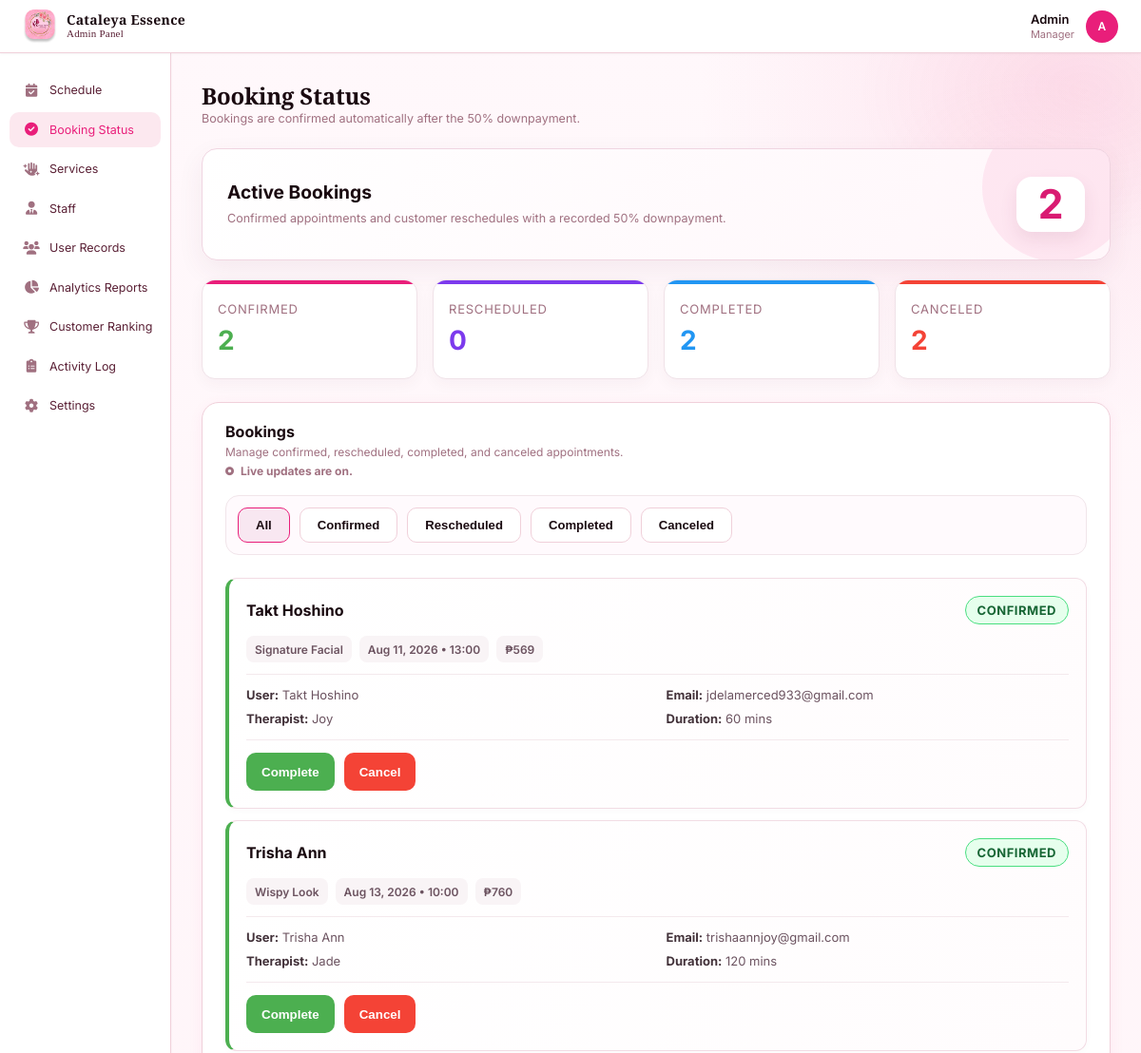
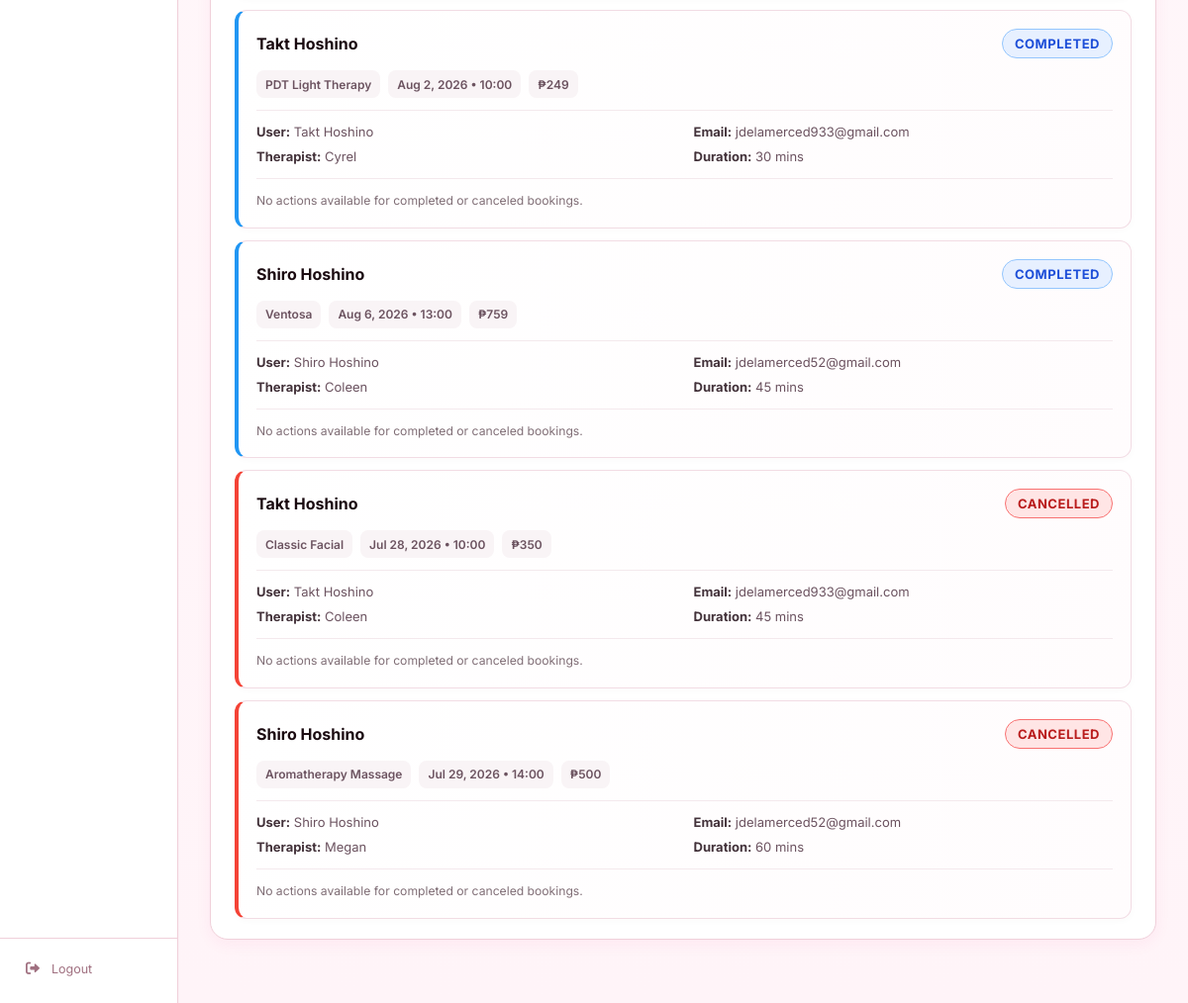
Page /Php/Admin-BookingStatus.php (signed in) on the committed database (2 pictures, top to bottom).
### tables this page shows
CREATE TABLE `bookings` (
  `id` int NOT NULL,
  `user_id` int NOT NULL,
  `service_id` int NOT NULL,
  `staff_id` int DEFAULT NULL,
  `booking_date` varchar(50) NOT NULL,
  `booking_time` time NOT NULL,
  `deadline` datetime DEFAULT NULL,
  `status` enum('pending','confirmed','rescheduled','completed','cancelled') DEFAULT 'confirmed',
  `auto_cancelled` tinyint(1) DEFAULT '0',
  `total_amount` decimal(10,2) NOT NULL,
  `notes` text,
  `reschedule_reason` varchar(1000) DEFAULT NULL,
  `created_at` timestamp NULL DEFAULT CURRENT_TIMESTAMP,
  `updated_at` timestamp NULL DEFAULT CURRENT_TIMESTAMP ON UPDATE CURRENT_TIMESTAMP,
  `active_user_slot_key` varchar(128) GENERATED ALWAYS AS (case when (`status` in (_utf8mb4'confirmed',_utf8mb4'rescheduled')) then concat(`user_id`,_utf8mb4'|',`booking_date`,_utf8mb4'|',`booking_time`) else NULL end) STORED,
  `active_slot_key` varchar(128) GENERATED ALWAYS AS (case when (`status` in (_utf8mb4'confirmed',_utf8mb4'rescheduled')) then concat(`booking_date`,_utf8mb4'|',`booking_time`) else NULL end) STORED
);

CREATE TABLE `users` (
  `id` int NOT NULL,
  `full_name` varchar(100) NOT NULL,
  `email` varchar(100) NOT NULL,
  `phone` varchar(20) DEFAULT NULL,
  `address_line1` varchar(255) DEFAULT NULL,
  `address_line2` varchar(255) DEFAULT NULL,
  `city` varchar(100) DEFAULT NULL,
  `province` varchar(100) DEFAULT NULL,
  `postal_code` varchar(20) DEFAULT NULL,
  `password_hash` varchar(255) NOT NULL,
  `profile_photo` varchar(255) DEFAULT NULL,
  `is_verified` tinyint(1) DEFAULT '0',
  `created_at` timestamp NULL DEFAULT CURRENT_TIMESTAMP,
  `is_admin` tinyint(1) DEFAULT '0'
);

CREATE TABLE `services` (
  `id` int NOT NULL,
  `name` varchar(255) NOT NULL,
  `description` text,
  `main_category` enum('Beauty Services','Spa Massage') NOT NULL,
  `sub_category` varchar(100) NOT NULL,
  `price` decimal(10,2) NOT NULL,
  `duration_minutes` int DEFAULT NULL,
  `image_url` varchar(255) DEFAULT NULL,
  `is_active` tinyint(1) DEFAULT '1',
  `created_at` timestamp NULL DEFAULT CURRENT_TIMESTAMP,
  `updated_at` timestamp NULL DEFAULT CURRENT_TIMESTAMP ON UPDATE CURRENT_TIMESTAMP
);

CREATE TABLE `staff` (
  `id` int NOT NULL,
  `full_name` varchar(100) NOT NULL,
  `email` varchar(100) DEFAULT NULL,
  `phone` varchar(20) DEFAULT NULL,
  `specialization` varchar(255) DEFAULT NULL,
  `is_available` tinyint(1) DEFAULT '1',
  `rating` decimal(3,2) DEFAULT '0.00',
  `total_reviews` int DEFAULT '0',
  `created_at` timestamp NULL DEFAULT CURRENT_TIMESTAMP,
  `category` enum('Beauty Services','Spa Massage') NOT NULL DEFAULT 'Beauty Services',
  `title` varchar(100) DEFAULT NULL,
  `image_url` varchar(255) DEFAULT NULL,
  `experience_years` int DEFAULT '0'
);

### Php/Admin-BookingStatus.php (the view, shortened to what this page needs)
<?php
require_once __DIR__ . '/../config/rewards.php';
function bookingTimeZone(): DateTimeZone {
    static $timeZone = null;
    if (!$timeZone instanceof DateTimeZone) {
        $timeZone = new DateTimeZone('Asia/Manila');
    }
    return $timeZone;
}
function bookingNow(): DateTime {
    return new DateTime('now', bookingTimeZone());
}
function parseBookingDateTime(string $bookingDate, string $bookingTime) {
    $dateTimeString = trim($bookingDate . ' ' . $bookingTime);
    $formats = [
        'Y-m-d H:i',
        'Y-m-d H:i:s',
        'Y-m-d g:i A',
        'Y-m-d h:i A',
        'Y-m-d g:iA',
        'Y-m-d h:iA',
    ];
    foreach ($formats as $format) {
        $dateTime = DateTime::createFromFormat($format, $dateTimeString, bookingTimeZone());
        if ($dateTime instanceof DateTime) {
            return $dateTime;
        }
    }
}
function bookingCompletionDateTime(string $bookingDate, string $bookingTime, int $durationMinutes) {
    $scheduledDateTime = parseBookingDateTime($bookingDate, $bookingTime);
    $completionDateTime = clone $scheduledDateTime;
    if ($durationMinutes > 0) {
        $completionDateTime->modify('+' . $durationMinutes . ' minutes');
    }
    return $completionDateTime;
}
$stmt = $pdo->prepare(
    "SELECT b.id, b.booking_date, b.booking_time, b.status, b.total_amount, b.notes, b.reschedule_reason, b.updated_at,
            u.full_name AS customer_name, u.email AS customer_email,
            s.name AS service_name, s.duration_minutes,
            st.full_name AS staff_name
     FROM bookings b
     LEFT JOIN users u ON b.user_id = u.id
     LEFT JOIN services s ON b.service_id = s.id
     LEFT JOIN staff st ON b.staff_id = st.id
     WHERE b.status IN ('confirmed', 'rescheduled', 'completed', 'cancelled')
     ORDER BY FIELD(b.status, 'confirmed', 'rescheduled', 'completed', 'cancelled'), b.booking_date ASC, b.booking_time ASC"
);
$stmt->execute();
$bookings = $stmt->fetchAll();
$bookingCount = count($bookings);
$statusCounts = [
    'confirmed' => 0,
    'rescheduled' => 0,
    'completed' => 0,
    'cancelled' => 0,
];
$statusStmt = $pdo->query("SELECT status, COUNT(*) AS count FROM bookings GROUP BY status");
foreach ($statusStmt->fetchAll() as $row) {
    if (isset($statusCounts[$row['status']])) {
        $statusCounts[$row['status']] = (int)$row['count'];
    }
}
$activeBookingCount = $statusCounts['confirmed'] + $statusCounts['rescheduled'];
$bookingSnapshot = array_map(static function (array $booking): array {
    return [
        'id' => (int) $booking['id'],
        'date' => (string) $booking['booking_date'],
        'time' => (string) $booking['booking_time'],
        'duration_minutes' => (int) ($booking['duration_minutes'] ?? 0),
        'status' => (string) $booking['status'],
        'updated_at' => (string) $booking['updated_at'],
    ];
}, $bookings);
$bookingSnapshotSignature = hash('sha256', json_encode($bookingSnapshot));
?>
<!DOCTYPE html>
<html lang="en">
<head>
    <link rel="stylesheet" href="../css/Admin-Serenity_Sched.css" />
    <link rel="stylesheet" href="../css/Admin-BookingStatus.css" />
    <link rel="stylesheet" href="../css/admin-sidebar.css" />
    <link rel="stylesheet" href="https://cdnjs.cloudflare.com/ajax/libs/font-awesome/6.0.0-beta3/css/all.min.css" />
</head>
<body class="admin-page" data-booking-snapshot="<?php echo htmlspecialchars($bookingSnapshotSignature, ENT_QUOTES, 'UTF-8'); ?>">
    <header class="navbar">
        <div class="navbar-brand">
            <div class="navbar-logo">
                <img src="../img/Rectangle 38 (1).png" class="logo-img" alt="Cataleya Essence of Beauty" />
            </div>
            <div class="navbar-brand-text">
                <span class="navbar-brand-name">Cataleya Essence</span>
                <span class="navbar-brand-sub">Admin Panel</span>
            </div>
        </div>
        <div class="navbar-user">
            <div class="user-info">
                <span class="user-name">Admin</span>
                <span class="user-role">Manager</span>
            </div>
            <div class="user-avatar">A</div>
        </div>
    </header>
    <div class="layout">
        <aside class="sidebar">
            <nav class="sidebar-nav">
                <a href="Admin-Sched.php" class="nav-link"><i class="fas fa-calendar-check"></i> Schedule</a>
                <a href="Admin-BookingStatus.php" class="nav-link active"><i class="fas fa-check-circle"></i> Booking Status</a>
                <a href="Admin-Service.php" class="nav-link"><i class="fas fa-hand-sparkles"></i> Services</a>
                <a href="Admin-Staff.php" class="nav-link"><i class="fas fa-user-tie"></i> Staff</a>
                <a href="Admin-UserRecords.php" class="nav-link"><i class="fas fa-users"></i> User Records</a>
                <a href="Admin-Analytics.php" class="nav-link"><i class="fas fa-chart-pie"></i> Analytics Reports</a>
                <a href="Admin-CustomerRanking.php" class="nav-link"><i class="fas fa-trophy"></i> Customer Ranking</a>
                <a href="Admin-ActivityLog.php" class="nav-link"><i class="fas fa-clipboard-list"></i> Activity Log</a>
                <a href="Admin-Settings.php" class="nav-link"><i class="fas fa-cog"></i> Settings</a>
            </nav>
            <div class="sidebar-footer">
                <a href="../auth/logout.php" class="nav-link logout" id="logoutBtn"><i class="fas fa-sign-out-alt"></i> Logout</a>
            </div>
        </aside>
        <main class="main">
            <div class="page-header">
                <div>
                    <h1 class="page-title">Booking Status</h1>
                    <p class="page-sub">Bookings are confirmed automatically after the 50% downpayment.</p>
                </div>
            </div>
            <div class="booking-status-card">
                <div>
                    <h2>Active Bookings</h2>
                    <p class="page-sub">Confirmed appointments and customer reschedules with a recorded 50% downpayment.</p>
                </div>
                <div class="status-value"><?php echo $activeBookingCount; ?></div>
            </div>
            <div class="status-summary-grid">
                <div class="status-summary-card confirmed" data-status="confirmed">
                    <span class="summary-label">Confirmed</span>
                    <span class="summary-value"><?php echo $statusCounts['confirmed']; ?></span>
                </div>
                <div class="status-summary-card rescheduled" data-status="rescheduled">
                    <span class="summary-label">Rescheduled</span>
                    <span class="summary-value"><?php echo $statusCounts['rescheduled']; ?></span>
                </div>
                <div class="status-summary-card completed" data-status="completed">
                    <span class="summary-label">Completed</span>
                    <span class="summary-value"><?php echo $statusCounts['completed']; ?></span>
                </div>
                <div class="status-summary-card cancelled" data-status="cancelled">
                    <span class="summary-label">Canceled</span>
                    <span class="summary-value"><?php echo $statusCounts['cancelled']; ?></span>
                </div>
            </div>
            <div class="previous-bookings-card">
                <div class="section-header">
                    <div>
                        <h2>Bookings</h2>
                        <p>Manage confirmed, rescheduled, completed, and canceled appointments.</p>
                        <p class="booking-live-status" id="bookingLiveStatus"><i class="fas fa-circle-dot"></i> Live updates are on.</p>
                    </div>
                </div>
                <div class="booking-filter-bar">
                    <button type="button" class="filter-button active" data-status="all">All</button>
                    <button type="button" class="filter-button" data-status="confirmed">Confirmed</button>
                    <button type="button" class="filter-button" data-status="rescheduled">Rescheduled</button>
                    <button type="button" class="filter-button" data-status="completed">Completed</button>
                    <button type="button" class="filter-button" data-status="cancelled">Canceled</button>
                </div>
                <div class="previous-bookings-list">
                    <?php if ($bookingCount === 0): ?>
                        <div class="empty-state">
                            <i class="fas fa-calendar-check"></i>
                            <p>No booking requests at the moment.</p>
                            <a href="Admin-Sched.php" class="btn-book-now">Return to schedule</a>
                        </div>
                    <?php else: ?>
                        <?php foreach ($bookings as $booking): ?>
                            <?php
                                $statusClass = 'confirmed';
                                switch ($booking['status']) {
                                    case 'confirmed':
                                        $statusClass = 'confirmed';
                                        break;
                                    case 'completed':
                                        $statusClass = 'completed';
                                        break;
                                    case 'cancelled':
                                        $statusClass = 'cancelled';
                                        break;
                                }
                                $statusLabel = ucfirst($booking['status']);
                                $completionDateTime = bookingCompletionDateTime(
                                    (string) $booking['booking_date'],
                                    (string) $booking['booking_time'],
                                    (int) ($booking['duration_minutes'] ?? 0)
                                );
                                $canComplete = $completionDateTime === false || bookingNow() >= $completionDateTime;
                                $completionAt = $completionDateTime instanceof DateTime
                                    ? $completionDateTime->format(DateTimeInterface::ATOM)
                                    : '';
                            ?>
                            <div class="previous-booking-item" data-status="<?php echo $statusClass; ?>"<?php echo $completionAt !== '' ? ' data-completion-at="' . htmlspecialchars($completionAt, ENT_QUOTES, 'UTF-8') . '"' : ''; ?>>
                                <div class="booking-title">
                                    <span class="booking-name"><?php echo htmlspecialchars($booking['customer_name'] ?: 'Guest'); ?></span>
                                    <span class="booking-status <?php echo $statusClass; ?>"><?php echo $statusLabel; ?></span>
                                </div>
                                <div class="booking-meta">
                                    <span><?php echo htmlspecialchars($booking['service_name'] ?: 'Service'); ?></span>
                                    <span><?php echo date('M j, Y', strtotime($booking['booking_date'])); ?> • <?php echo htmlspecialchars(substr($booking['booking_time'], 0, 5)); ?></span>
                                    <span>₱<?php echo number_format((float)$booking['total_amount'], 0); ?></span>
                                </div>
                                <div class="booking-details">
                                    <span><strong>User:</strong> <?php echo htmlspecialchars($booking['customer_name'] ?: 'Guest'); ?></span>
                                    <span><strong>Email:</strong> <?php echo htmlspecialchars($booking['customer_email'] ?: 'N/A'); ?></span>
                                    <span><strong>Therapist:</strong> <?php echo htmlspecialchars($booking['staff_name'] ?: 'Unassigned'); ?></span>
                                    <span><strong>Duration:</strong> <?php echo htmlspecialchars($booking['duration_minutes'] ? $booking['duration_minutes'] . ' mins' : 'Standard'); ?></span>
                                </div>
                                <div class="booking-actions">
                                    <?php if (in_array($booking['status'], ['confirmed', 'rescheduled'], true)): ?>
                                        <form method="post" class="booking-actions-form">
                                            <button type="submit" class="booking-action-button complete" <?php echo $canComplete ? '' : 'disabled'; ?>><?php echo $canComplete ? 'Complete' : 'Complete (Not Yet)'; ?></button>
                                        </form>
                                        <form method="post" class="booking-actions-form">
                                            <button type="submit" class="booking-action-button cancel">Cancel</button>
                                        </form>
                                    <?php else: ?>
                                        <div class="booking-actions-note">No actions available for completed or canceled bookings.</div>
                                    <?php endif; ?>
                                </div>
                            </div>
                        <?php endforeach; ?>
                    <?php endif; ?>
                </div>
            </div>
        </main>
    </div>
</body>
</html>

### rows in the picture
bookings: user.full_name "Takt Hoshino", status "CONFIRMED", service.name "Signature Facial", booking_date "Aug 11, 2026", booking_time "13:00", total_amount "569", user.email "jdelamerced933@gmail.com", staff.full_name "Joy", service.duration_minutes "60 mins"
bookings: user.full_name "Trisha Ann", status "CONFIRMED", service.name "Wispy Look", booking_date "Aug 13, 2026", booking_time "10:00", total_amount "760", user.email "trishaannjoy@gmail.com", staff.full_name "Jade", service.duration_minutes "120 mins"
bookings: user.full_name "Takt Hoshino", status "COMPLETED", service.name "PDT Light Therapy", booking_date "Aug 2, 2026", booking_time "10:00", total_amount "249", user.email "jdelamerced933@gmail.com", staff.full_name "Cyrel", service.duration_minutes "30 mins", shows "No actions available for completed or canceled bookings."
bookings: user.full_name "Shiro Hoshino", status "COMPLETED", service.name "Ventosa", booking_date "Aug 6, 2026", booking_time "13:00", total_amount "759", user.email "jdelamerced52@gmail.com", staff.full_name "Coleen", service.duration_minutes "45 mins", shows "No actions available for completed or canceled bookings."
bookings: user.full_name "Takt Hoshino", status "CANCELLED", service.name "Classic Facial", booking_date "Jul 28, 2026", booking_time "10:00", total_amount "350", user.email "jdelamerced933@gmail.com", staff.full_name "Coleen", service.duration_minutes "45 mins", shows "No actions available for completed or canceled bookings."
bookings: user.full_name "Shiro Hoshino", status "CANCELLED", service.name "Aromatherapy Massage", booking_date "Jul 29, 2026", booking_time "14:00", total_amount "500", user.email "jdelamerced52@gmail.com", staff.full_name "Megan", service.duration_minutes "60 mins", shows "No actions available for completed or canceled bookings."

### other values in the picture
$activeBookingCount "2"
$statusCounts['confirmed'] "2"
$statusCounts['rescheduled'] "0"
$statusCounts['completed'] "2"
$statusCounts['cancelled'] "2"
